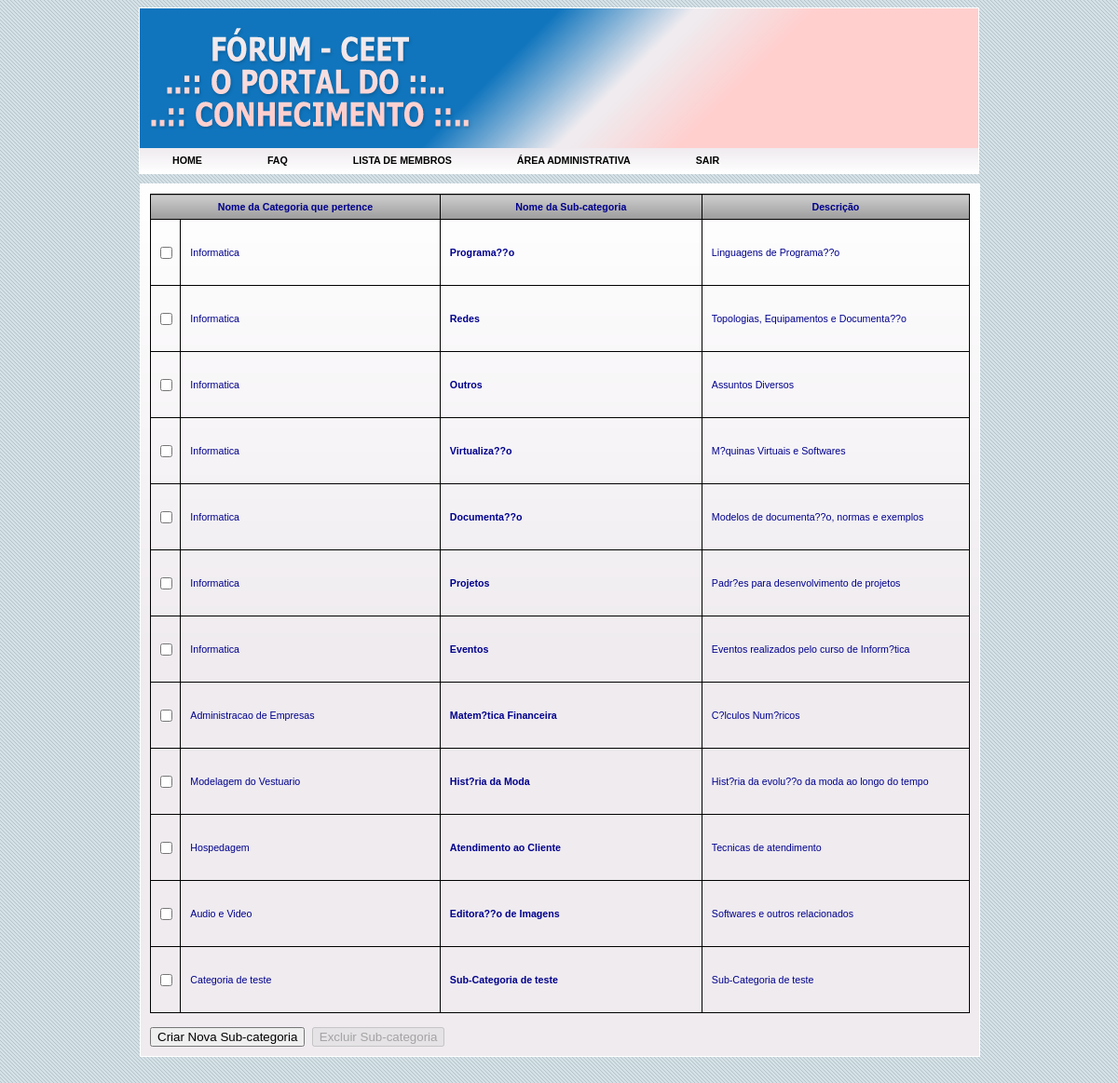
The page /forum/administrativoSubCategoria.php (signed in) on the database its author committed.
### tables this page shows
CREATE TABLE `subcategoria` (
  `idsubcategoria` int(11) NOT NULL,
  `categoria_idcategoria` int(11) NOT NULL,
  `nome_subcategoria` varchar(45) DEFAULT NULL,
  `descricao` varchar(100) DEFAULT NULL
);

CREATE TABLE `categoria` (
  `idcategoria` int(11) NOT NULL,
  `nome_categoria` varchar(45) DEFAULT NULL,
  `descricao` varchar(100) DEFAULT NULL
);

### models/BancoDados.php (called while the page is built, shortened)
<?php
class BancoDados {
    private $conexao;
    private $resultado;
    private $qtd;
    public function getResultado() {
        return $this->resultado;
    }
    public function getQtd() {
        return $this->qtd;
    }
    public function conectar(){
        $this->conexao = mysqli_connect(URL, USER, PASSWORD, NOME_BANCO, PORTA);
        mysqli_select_db($this->conexao, NOME_BANCO);
    }
    public function pesquisar($sql = "") {
        $lista = array();
        if ($sql == "") {
            $this->resultado = 0;
            $this->qtd = 0;
            return false;
        } else {
            $this->resultado = mysqli_query($this->conexao, $sql);
            if ($this->resultado) {
                $this->qtd = mysqli_num_rows($this->resultado);
                while($linha = mysqli_fetch_array($this->resultado, MYSQLI_ASSOC)){
                    $lista[] = $linha;
                }
                $this->resultado = $lista;
                return true;
            } else {
                $this->registrarLog("SQL: ".$sql." <br/> ERRO: ".mysqli_error($this->conexao));
                return false;
            }
        }
    }
}
?>

### models/Categoria.php (called while the page is built, shortened)
<?php
require_once("BancoDados.php");
class Categoria {
    private $idcategoria;
    private $nome_categoria;
    public function __construct($idcategoria = 0, $nome_categoria = null, $descricao = null) {
        $this->idcategoria = $idcategoria ;
        $this->nome_categoria = $nome_categoria;
    }
    public function getIdCategoria() {
        return $this->idcategoria;
    }
    public function getNomeCategoria() {
        return $this->nome_categoria;
    }
    public function listarTodos($iFirstReg = -1, $iLastReg = -1){
        $oBanco = new BancoDados();
        $lista = array();
        $sQuery = "
        SELECT *
        FROM
            categoria";
        if($oBanco->pesquisar($sQuery) && $oBanco->getQtd() > 0){
            $categorias = $oBanco->getResultado();
            foreach($categorias as $categoria){
                $lista[] = new Categoria($categoria['idcategoria'], $categoria['nome_categoria'], $categoria['descricao']);
            }
        }
        return ($lista);
    }
}
?>

### models/SubCategoria.php (called while the page is built, shortened)
<?php
require_once("BancoDados.php");
class SubCategoria {
    private $idsubcategoria;
    private $nome_subcategoria;
    private $descricao;
    public function __construct($idsubcategoria = 0, $idcategoria = 0, $nome_subcategoria = null, $descricao = null) {
        $this->idsubcategoria = $idsubcategoria;
        $this->nome_subcategoria = $nome_subcategoria;
        $this->descricao = $descricao;
    }
    public function getIdSubCategoria() {
        return $this->idsubcategoria;
    }
    public function getNomeSubCategoria() {
        return $this->nome_subcategoria;
    }
    public function getDescricao() {
        return $this->descricao;
    }
    public function listarPorCategoria($idcategoria, $iFirstReg = -1, $iLastReg = -1){
        $oBanco = new BancoDados();
        $lista = array();
        $sQuery = "
        SELECT *
        FROM
            subcategoria
        WHERE
            categoria_idcategoria=$idcategoria
        ORDER BY
            idsubcategoria ASC";
        if($oBanco->pesquisar($sQuery) && $oBanco->getQtd() > 0){
            $subcategorias = $oBanco->getResultado();
            foreach($subcategorias as $subcategoria){
                $lista[] = new SubCategoria($subcategoria['idsubcategoria'], $subcategoria['categoria_idcategoria'], $subcategoria['nome_subcategoria'], $subcategoria['descricao']);
            }
        }
        return ($lista);
    }
}
?>

### forum/administrativoSubCategoria.php (the view, shortened to what this page needs)
<?php
require_once("../models/Categoria.php");
require_once("../models/SubCategoria.php");
$oCategoria = new Categoria();
$oSubCategoria = new SubCategoria();
?>
<!DOCTYPE html PUBLIC "-//W3C//DTD XHTML 1.0 Transitional//EN"
    "http://www.w3.org/TR/xhtml1/DTD/xhtml1-transitional.dtd">
<html xmlns="http://www.w3.org/1999/xhtml" xml:lang="pt" lang="pt" dir="ltr">
    <head>
        <link rel='stylesheet' href='../css/estilo_forum.css' type='text/css' media='screen'/>
        <link rel="stylesheet" href="../css/menu_style.css" type="text/css" />
    </head>
    <body>
        <div id='container'>
            <div id='cabecalho'>
                <div id='banner_superior'>
                    <div id='banner_superior_figura'>
                        <img src='../img/banner_texto_forum.png'/>
                    </div>
                </div>
                <div id='menu_superior'>
                    <ul>
                        <li><a href="./index.php" >HOME</a></li>
                        <li><a href="./faq.php" >FAQ</a></li>
                        <?php if (($_SESSION["nivelAcesso"] != "Aluno") && ($_SESSION["nivelAcesso"] != "Professor" && $_SESSION["nivelAcesso"] != "Usu�rio")) { ?>
                            <li><a href="./membros.php">LISTA DE MEMBROS</a></li>
                            <li>
                                <a href="#">&Aacute;REA ADMINISTRATIVA</a>
                            </li>
                        <?php } ?>
                        <li><a href='../portal/index.php'>SAIR</a></li>
                    </ul>
                </div>
            </div>
            <div id='conteudo'>
                <?php
                echo "
                <table class='categoria'>
                    <tr class='linha_titulo'>
                        <td class='cel_titulo_nome' colspan=2>Nome da Categoria que pertence</td>
                        <td class='cel_titulo_nome'>Nome da Sub-categoria</td>
                        <td class='cel_titulo_descricao'>Descri&ccedil;&atilde;o</td>
                    </tr>";
                $listaCategorias = $oCategoria->listarTodos();
                if($listaCategorias){
                    $x = 1;
                    foreach($listaCategorias as $categoria){
                        $listaSubCategorias = $oSubCategoria->listarPorCategoria($categoria->getIdCategoria());
                        if($listaSubCategorias){
                            foreach($listaSubCategorias as $subcategoria){
                                echo "
                                <tr class='linha_dados'>
                                    <td class='cel_check'><input type='checkbox' name='row$x'/></td>
                                    <td class='cel_conteudo'>".$categoria->getNomeCategoria()."</td>
                                    <td class='cel_conteudo'><a href='alterarSubCategoria.php?idsubcategoria=".$subcategoria->getIdSubCategoria()."&amp;opcao=2'>".$subcategoria->getNomeSubCategoria()."</a></td>
                                    <td class='cel_conteudo'>".$subcategoria->getDescricao()."</td>
                                </tr>";
                                $x++;
                            }
                        }
                    }
                }
                echo "
                </table>
                <br/>
                <input type='button' name='criar_cat' value='Criar Nova Sub-categoria' onClick='javascript:window.location = \"./alterarSubCategoria.php?opcao=1\";'/>&nbsp;
                <input type='button' name='excluir_cat' value='Excluir Sub-categoria' onClick=\"javascript:confirm('Tem certeza que deseja excluir a(s) sub-categoria(s) selecionada(s)?');\" disabled />";
                ?>
            </div>
        </div>
    </body>
</html>

### css/estilo_forum.css (style rules this page uses)
body { background-image: url(../img/fundo_body.gif); }
a { text-decoration: none; color: #00008C; font-weight: bold; border: 0px solid transparent; }
img { border: 0; }
#container { width: 902px; height: auto; position: absolute; left: 50%; margin-left: -451px; }
#cabecalho { width: auto; height: auto; position: relative; border: 1px solid white; }
#banner_superior { width: 900px; height: 150px; position: relative; background-image: url(../img/banner_cabecalho.png); }
#banner_superior_figura { width: 347px; height: 110px; left: 10px; position: absolute; top: 50%; margin-top: -55px; }
#menu_superior { width: 900px; height: 27px; position: relative; font-family: Tahoma, sans-serif; font-size: 8pt; font-weight: bold; background-image: url(../img/bg-bubplastic.png); }
#menu_superior ul { list-style: none; margin: 0px; padding: 0px; padding-top: 7px; }
#menu_superior ul li { display: inline; padding-top: 7px; padding-bottom: 7px; margin: 0px; margin-right: -3px; }
#menu_superior ul li a { padding: 7px; padding-left: 35px; padding-right: 35px; color: #000; }
#conteudo { width: 880px; *width: 900px; height: auto; left: 1px; margin-top: 10px; margin-bottom: 60px; position: relative; background-color: #EFEBEF; background-image: url(../img/conteudo_back_forum.png); background-repeat: repeat-x; border: 1px solid white; font-family: Tahoma, sans-serif; font-size: 10pt; font-weight: none; text-align: justify; color: #00008C; padding: 10px; }
.linha_titulo { width: auto; height: 27px; border: 1px solid black; font-weight: bold; text-align: center; background-image: url(../img/tabela_titulo_back.png); background-repeat: repeat-x; background-color: #999; }
.cel_conteudo { border: 1px solid black; width: 680px; height: 50px; text-align: justify; padding: 10px; }
.categoria { border-collapse: collapse; border: 1px solid black; font-family: Tahoma, Arial, Verdana, sans-serif; font-size: 8pt; text-align: center; width: 880px; }
.cel_check { border: 1px solid black; width: 50px; }
.cel_titulo_nome { border: 1px solid black; }
.cel_titulo_descricao { border: 1px solid black; }

### rows shown on the page
categoria: nome_categoria "Informatica"
subcategoria: nome_subcategoria "Programa??o", descricao "Linguagens de Programa??o"
subcategoria: nome_subcategoria "Redes", descricao "Topologias, Equipamentos e Documenta??o"
subcategoria: nome_subcategoria "Outros", descricao "Assuntos Diversos"
subcategoria: nome_subcategoria "Virtualiza??o", descricao "M?quinas Virtuais e Softwares"
subcategoria: nome_subcategoria "Documenta??o", descricao "Modelos de documenta??o, normas e exemplos"
subcategoria: nome_subcategoria "Projetos", descricao "Padr?es para desenvolvimento de projetos"
subcategoria: nome_subcategoria "Eventos", descricao "Eventos realizados pelo curso de Inform?tica"
categoria: nome_categoria "Administracao de Empresas"
subcategoria: nome_subcategoria "Matem?tica Financeira", descricao "C?lculos Num?ricos"
categoria: nome_categoria "Modelagem do Vestuario"
subcategoria: nome_subcategoria "Hist?ria da Moda", descricao "Hist?ria da evolu??o da moda ao longo do tempo"
categoria: nome_categoria "Hospedagem"
subcategoria: nome_subcategoria "Atendimento ao Cliente", descricao "Tecnicas de atendimento"
categoria: nome_categoria "Audio e Video"
subcategoria: nome_subcategoria "Editora??o de Imagens", descricao "Softwares e outros relacionados"
categoria: nome_categoria "Categoria de teste"
subcategoria: nome_subcategoria "Sub-Categoria de teste", descricao "Sub-Categoria de teste"
